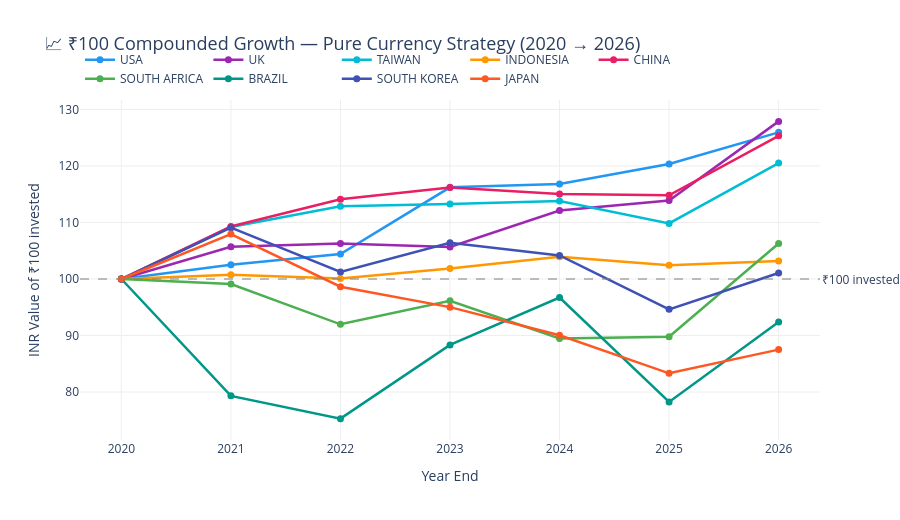

The cell this chart's notebook holds for it:
### Code cell
# ── Graph 5: Compounded INR Growth of ₹100 invested on 1-Jan-2020 ──
fig = go.Figure()

for country in COUNTRIES:
    df_c = results_df[results_df['Country'] == country].sort_values('Year')
    inr_val = [100.0]
    year_labels = [str(df_c['Year'].iloc[0])]

    for _, row in df_c.iterrows():
        inr_val.append(inr_val[-1] * (1 + row['Net Return (%)'] / 100))
        year_labels.append(str(int(row['Year']) + 1))

    fig.add_trace(go.Scatter(
        x=year_labels,
        y=inr_val,
        name=country,
        line=dict(color=COUNTRY_COLORS[country], width=2.5),
        mode='lines+markers',
        marker=dict(size=7)
    ))

fig.add_hline(y=100, line_dash='dash', line_color='gray', opacity=0.5,
              annotation_text='₹100 invested', annotation_position='right')
fig.update_layout(
    title=dict(text='📈 ₹100 Compounded Growth — Pure Currency Strategy (2020 → 2026)', font=dict(size=18)),
    xaxis_title='Year End',
    yaxis_title='INR Value of ₹100 invested',
    height=520,
    hovermode='x unified',
    legend=dict(orientation='h', yanchor='bottom', y=1.02),
    plot_bgcolor='rgba(0,0,0,0)',
    yaxis=dict(gridcolor='#eee'),
    xaxis=dict(gridcolor='#eee')
)
fig.show()

### Figure 1 — Plotly figure (JSON) as saved in the notebook; plotly's stock layout.template omitted (floating-point values rounded to 4 significant figures)
{"data": [{"line": {"color": "#2196F3", "width": 2.5}, "marker": {"size": 7}, "mode": "lines+markers", "name": "USA", "type": "scatter", "x": ["2020", "2021", "2022", "2023", "2024", "2025", "2026"], "y": [100, 102.5, 104.4, 116.2, 116.8, 120.4, 125.9]}, {"line": {"color": "#9C27B0", "width": 2.5}, "marker": {"size": 7}, "mode": "lines+markers", "name": "UK", "type": "scatter", "x": ["2020", "2021", "2022", "2023", "2024", "2025", "2026"], "y": [100, 105.7, 106.3, 105.7, 112.1, 113.9, 127.9]}, {"line": {"color": "#00BCD4", "width": 2.5}, "marker": {"size": 7}, "mode": "lines+markers", "name": "TAIWAN", "type": "scatter", "x": ["2020", "2021", "2022", "2023", "2024", "2025", "2026"], "y": [100, 109.2, 112.9, 113.3, 113.8, 109.8, 120.5]}, {"line": {"color": "#FF9800", "width": 2.5}, "marker": {"size": 7}, "mode": "lines+markers", "name": "INDONESIA", "type": "scatter", "x": ["2020", "2021", "2022", "2023", "2024", "2025", "2026"], "y": [100, 100.8, 100.1, 101.9, 103.9, 102.4, 103.2]}, {"line": {"color": "#E91E63", "width": 2.5}, "marker": {"size": 7}, "mode": "lines+markers", "name": "CHINA", "type": "scatter", "x": ["2020", "2021", "2022", "2023", "2024", "2025", "2026"], "y": [100, 109.3, 114.1, 116.2, 115.0, 114.8, 125.3]}, {"line": {"color": "#4CAF50", "width": 2.5}, "marker": {"size": 7}, "mode": "lines+markers", "name": "SOUTH AFRICA", "type": "scatter", "x": ["2020", "2021", "2022", "2023", "2024", "2025", "2026"], "y": [100, 99.11, 91.98, 96.13, 89.48, 89.78, 106.3]}, {"line": {"color": "#009688", "width": 2.5}, "marker": {"size": 7}, "mode": "lines+markers", "name": "BRAZIL", "type": "scatter", "x": ["2020", "2021", "2022", "2023", "2024", "2025", "2026"], "y": [100, 79.33, 75.3, 88.33, 96.72, 78.25, 92.38]}, {"line": {"color": "#3F51B5", "width": 2.5}, "marker": {"size": 7}, "mode": "lines+markers", "name": "SOUTH KOREA", "type": "scatter", "x": ["2020", "2021", "2022", "2023", "2024", "2025", "2026"], "y": [100, 109.1, 101.3, 106.4, 104.2, 94.64, 101.1]}, {"line": {"color": "#FF5722", "width": 2.5}, "marker": {"size": 7}, "mode": "lines+markers", "name": "JAPAN", "type": "scatter", "x": ["2020", "2021", "2022", "2023", "2024", "2025", "2026"], "y": [100, 108.0, 98.63, 95.02, 90.05, 83.32, 87.51]}], "layout": {"annotations": [{"showarrow": false, "text": "₹100 invested", "x": 1, "xanchor": "left", "xref": "x domain", "y": 100, "yanchor": "middle", "yref": "y"}], "height": 520, "hovermode": "x unified", "legend": {"orientation": "h", "y": 1.02, "yanchor": "bottom"}, "plot_bgcolor": "rgba(0,0,0,0)", "shapes": [{"line": {"color": "gray", "dash": "dash"}, "opacity": 0.5, "type": "line", "x0": 0, "x1": 1, "xref": "x domain", "y0": 100, "y1": 100, "yref": "y"}], "title": {"font": {"size": 18}, "text": "📈 ₹100 Compounded Growth — Pure Currency Strategy (2020 → 2026)"}, "xaxis": {"gridcolor": "#eee", "title": {"text": "Year End"}}, "yaxis": {"gridcolor": "#eee", "title": {"text": "INR Value of ₹100 invested"}}}}
